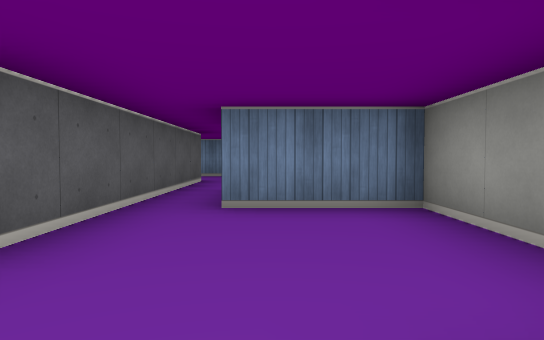
[1] (above)

16 first-person views from a walk through a cub3D ray-caster map. The camera is about half as high as the walls, tilts 2° down and sees 75° across. The floor is counted in squares. Each view is taken from the middle of a square. On the plan, view 1 faces up. The plan holds only what a view shows up to about 9 squares ahead; the rest is blank.

[2]
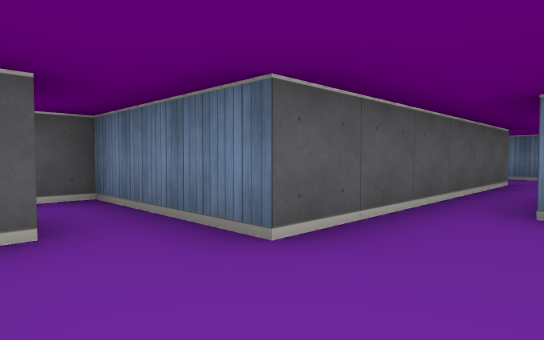

[3]
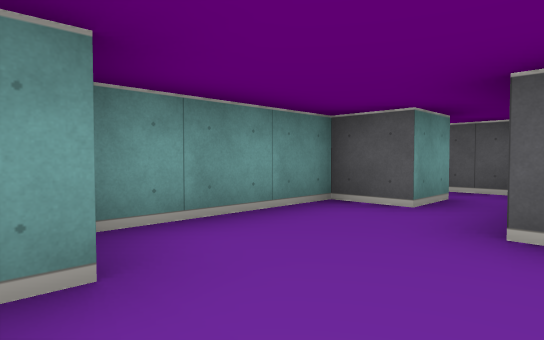

[4]
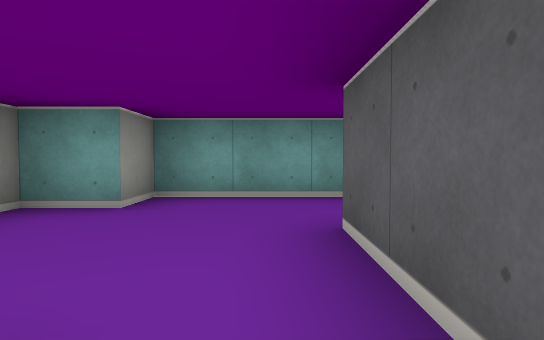

[5]
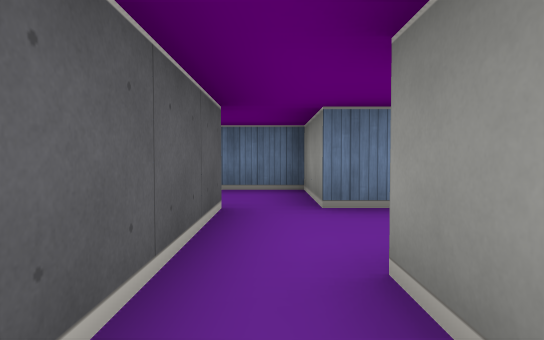

[6]
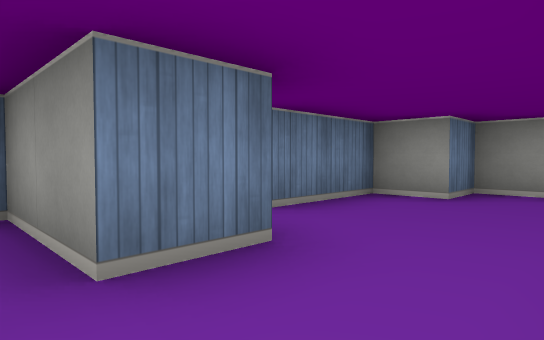

[7]
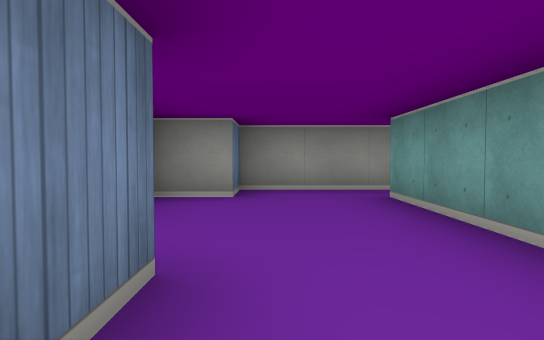

[8]
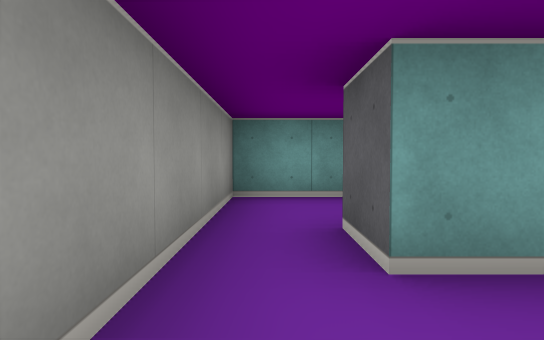

[9]
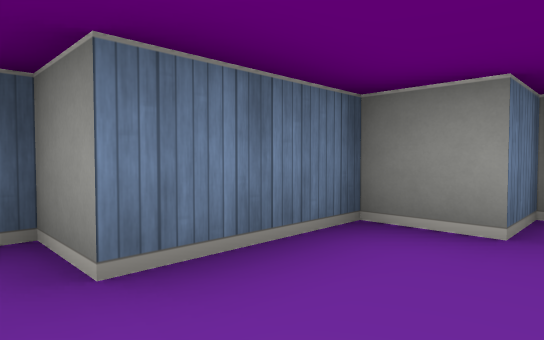

[10]
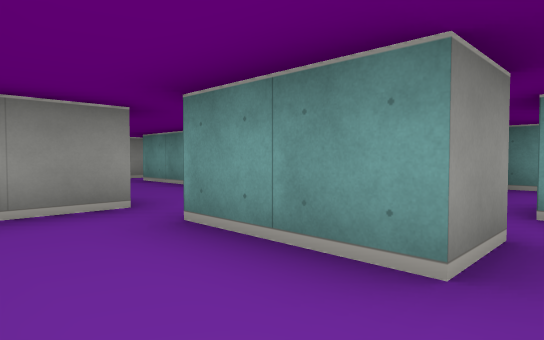

[11]
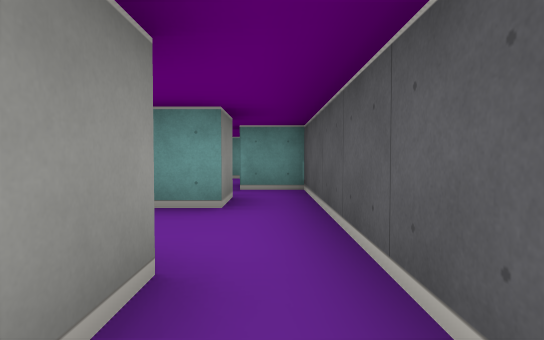

[12]
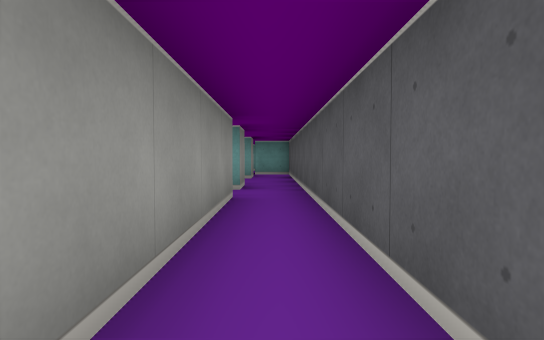

[13]
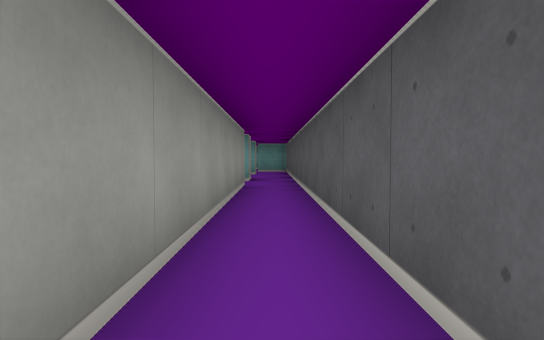

[14]
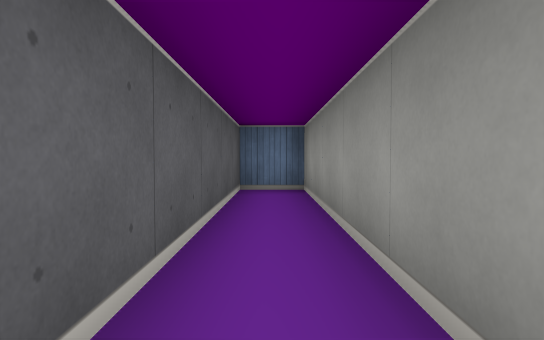

[15]
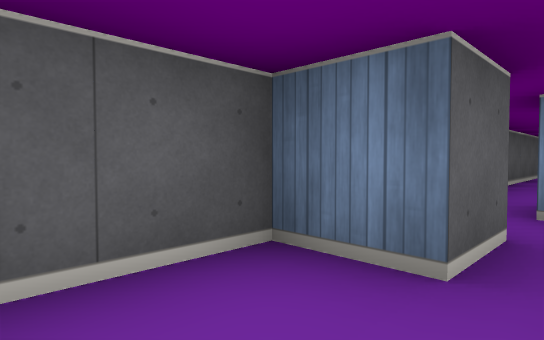

[16]
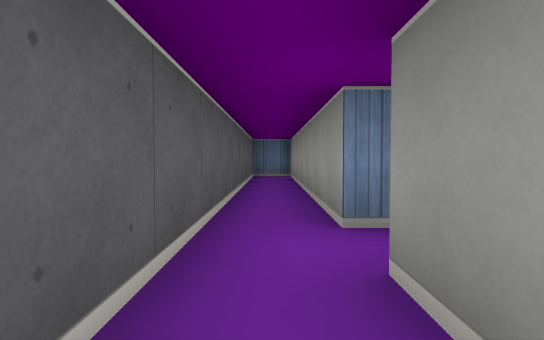

### Floor plan
Points are (right, up) in squares from view 1. A wall is a line through its corners. A room is listed if a view was taken in it or the views show most of it. See-through windows are left out.
Room 1 (views 1, 2, 3)
walls: (-1.5, 3.5) (-1.5, 1.5) (-4.5, 1.5) (-4.5, 0.1); (-3.6, 0.5) (-2.5, 0.5) (-2.5, -0.5) (0.5, -0.5) (0.5, 0.5) (1.5, 0.5) (1.5, 3.5) (-0.5, 3.5)
ways out: opening at (-1, 4.5) to room 2
Room 2 (views 4, 5, 6, 7)
walls: (-1.5, 7.5) (-1.5, 3.5); (0.5, 7.5) (-0.5, 7.5) (-0.5, 9.5) (-2, 9.5); (-0.5, 4.6) (-0.5, 5.5)
ways out: opening at (-1, 4.5) to room 1; opening at (0, 6.5) to room 3; opening at (-2.5, 8.5) to room 4
Room 3 (views 8, 9)
walls: (0.9, 5.5) (3.5, 5.5); (4.5, 5.5) (4.5, 7.5) (3.5, 7.5) (3.5, 8.5) (1.5, 8.5) (1.5, 9.5)
ways out: opening at (0, 6.5) to room 2; opening at (4, 6) to room 7
Room 4 (views 10, 16)
walls: (-3.5, 6.4) (-3.5, 7.5) (-1.5, 7.5); (-4.5, 9.5) (-4.5, 5.5) (-3.5, 5.5)
ways out: opening at (-2.5, 8.5) to room 2; opening at (-4, 10) to room 5; opening at (-3, 5) to room 6
Room 5 (views 11, 12, 13, 14)
walls: (-3.5, 11.5) (-3.5, 18.5) (-4.5, 18.5) (-4.5, 9.5); (-3.5, 9.5) (-3.5, 10.5)
ways out: opening at (-4, 10) to room 4; opening at (-3, 11)
Room 6 (view 15)
walls: (-3.2, 2.5) (-2.6, 2.5); (-3.5, 5.5) (-3.5, 4.5) (-4.5, 4.5) (-4.5, 3.1)
ways out: opening at (-3, 5) to room 4
Room 7 (no view inside)
walls: (3.5, 5.5) (3.5, 4.5); (3, 2.5) (4.5, 2.5) (4.5, 5.5)
ways out: opening at (4, 6) to room 3

Positions as (right, up) in squares from view 1, and headings:
1: (0, 0), facing up
2: (0, 0), facing up-left
3: (1, 2), facing down-left
4: (-1, 4), facing down
5: (-1, 4), facing up
6: (-1, 6), facing up-right
7: (-1, 7), facing right
8: (4, 7), facing down
9: (1, 7), facing up-right
10: (-4, 9), facing down-right
11: (-4, 11), facing down
12: (-4, 16), facing down
13: (-4, 18), facing down
14: (-4, 13), facing up
15: (-3, 3), facing up-left
16: (-4, 9), facing up
